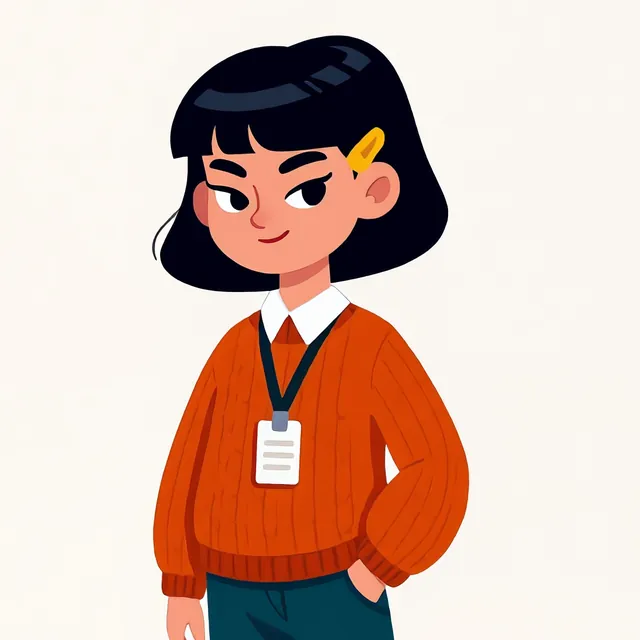
#> input picture web/img/call/mia.webp, 640 x 640 px
$ python -i measure.py   (imports and definitions only)
#> lines starting #> are read from the running program, lines starting #| are printed output that depends on the picture; after the words box and inside, x2 and y2 are one past the last pixel; in counts of white or black regions, pixels touching at a corner belong together
### scripts/video/asset_anatomy.py
"""Kiểm "anatomy & style" cho ảnh/khung nhân vật (dùng bởi asset_check.py).

MediaPipe Tasks (Pose + Hands + FaceMesh/FaceLandmarker, CPU) chạy được trên tranh 2D ở mức khá: KHÔNG phát hiện được → WARN
(không FAIL). Đo phong cách (nét viền, màu da/tóc/áo theo DNA, kết cấu ảnh thật) chỉ cần numpy.
Mô hình .task: .tools/mediapipe/ (gitignored) hoặc env LEXKITE_MP_MODELS – tải từ storage.googleapis.com/mediapipe-models.
Mỗi nhân vật có "ref" đo từ chars/<who>/dna.png (headRatio, strokeW, palette Lab, eyeEdges) lưu trong content/video/library.json.
"""
import math, os

import numpy as np

A = {
    'head_tol': 0.12,      # tỉ lệ đầu/thân lệch DNA ≤ 12 %
    'elbow_min': 3.0,      # góc khuỷu tối thiểu (độ) – tay chạm mặt/vai cho góc ~5° là bình thường
    'knee_min': 55.0,      # góc gối tối thiểu (đứng)
    'seg_ratio': (0.4, 2.6),  # tỉ lệ cánh tay trên/cẳng tay, đùi/cẳng chân
    'de_warn': 10.0, 'de_fail': 25.0,   # ΔE76 màu vùng so với DNA
    'stroke_tol': 0.45,    # nét viền lệch biên chuẩn dàn ± 45 %
    'noise': 4.0,          # trung vị |Laplace| vùng nhân vật – tranh phẳng ≈ 0–2; ảnh thật/nhiễu σ≥1,5 > 4
    'glasses': 0.55,       # mật độ cạnh vùng mắt / DNA < 0,55 → mất kính
    'vis': 0.35,           # ngưỡng visibility của khớp
}
GLASSES = {'leo', 'diane'}
_M = {}


# [31 lines left out: functions models, angle, not called in this run]


def seg_ratio(a, b, c):
    l1, l2 = np.linalg.norm(np.subtract(a, b)), np.linalg.norm(np.subtract(b, c))
    return float(l1 / l2) if l2 else 99.0


# chỉ số khớp MediaPipe Pose
L = dict(nose=0, leye=2, reye=5, lsh=11, rsh=12, lel=13, rel=14, lwr=15, rwr=16, lhip=23, rhip=24, lkn=25, rkn=26, lank=27, rank=28)


# [24 lines left out: functions limbs_from_pose, limb_checks, not called in this run]


# ---------- màu ----------
def srgb_to_lab(rgb):
    c = np.asarray(rgb, np.float64) / 255.0
    c = np.where(c > 0.04045, ((c + 0.055) / 1.055) ** 2.4, c / 12.92)
    M = np.array([[0.4124, 0.3576, 0.1805], [0.2126, 0.7152, 0.0722], [0.0193, 0.1192, 0.9505]])
    xyz = c @ M.T / np.array([0.95047, 1.0, 1.08883])
    f = np.where(xyz > 0.008856, np.cbrt(xyz), 7.787 * xyz + 16 / 116)
    return np.stack([116 * f[..., 1] - 16, 500 * (f[..., 0] - f[..., 1]), 200 * (f[..., 1] - f[..., 2])], axis=-1)


def delta_e(a, b):
    return float(np.linalg.norm(np.subtract(a, b)))


# [29 lines left out: functions dominant, regions, not called in this run]


def palette_sig(rgb, mask, k=8):
    """Bảng màu chính của nhân vật (không phụ thuộc tư thế): gom bin 16 mức → tối đa k màu Lab kèm tỉ lệ diện tích."""
    px = rgb[mask].reshape(-1, 3)
    if len(px) < 200:
        return []
    if len(px) > 300000:
        px = px[:: len(px) // 300000 + 1]
    q = (px.astype(np.int32) // 16); idx = q[:, 0] * 256 + q[:, 1] * 16 + q[:, 2]
    cnt = np.bincount(idx); order = np.argsort(cnt)[::-1]
    out = []
    for b in order[: 40]:
        if cnt[b] < 0.005 * len(px):
            break
        lab = srgb_to_lab(px[idx == b].mean(axis=0))
        for o in out:  # gộp màu gần nhau (ΔE < 12)
            if delta_e(o[0], lab) < 12:
                o[1] += cnt[b] / len(px); break
        else:
            out.append([lab, cnt[b] / len(px)])
    out.sort(key=lambda o: -o[1])
    return [[[round(float(v), 1) for v in o[0]], round(float(o[1]), 3)] for o in out[:k]]


# [254 lines left out: functions palette_distance, stroke_width, photo_noise, eye_edges, analyze, checks and 7 more, not called in this run]


# [11 lines that do not run on import are left out]

### scripts/video/cine/measure.py
#!/usr/bin/env python3
"""Đo đạc cho cổng QA chế độ "cine" (docs/VIDEO-PIPELINE.md §13) – chỉ ĐO, không phán: ngưỡng nằm ở gates.mjs (JS, có unit test).

  python measure.py ref <ảnh nhân vật nền trơn>            → chiều cao, hộp đầu, số "đầu" (cao/đầu), bảng màu, màu áo/tay áo, hist đầu
  python measure.py frame <ảnh> [--max-side 960]           → người (bộ dò vật thể "person" + Pose trong hộp), mặt/đầu, bảng màu, vạch quầy
  python measure.py video <mp4> --times 0.5,2.5,4.5        → như frame cho từng khung lấy mẫu (ffmpeg trích 1 khung/lần – nhẹ CPU)
  python measure.py facematch <ảnh mặt> --refs a.png,b.png → độ giống hist đầu với từng ref (chọn mặt Lip Sync khi khung có 2 mặt)

In ra 1 dòng JSON. MediaPipe Tasks (CPU). Mô hình tìm trong env LEXKITE_MP_MODELS, .tools/mediapipe, .tools/mp-extra:
pose_landmarker_full.task, face_landmarker.task, efficientdet_lite2.tflite (tải từ storage.googleapis.com/mediapipe-models).
Ghi chú hiệu chỉnh (pilot latte 19/10): face landmarker KHÔNG bắt mặt hoạt hình; Pose chập chờn trên ảnh 2 người; bộ dò "person"
(EfficientDet-Lite2, COCO) bắt ổn cả người đứng sau quầy → dùng nó cho hộp người, Pose chỉ để lấy đầu/tay áo trong hộp.
Thiếu MediaPipe/mô hình → "mp": "unavailable…" (cổng = cần duyệt tay, không bao giờ tự PASS).
"""
import json, os, subprocess, sys, tempfile
# [3 lines not run here, left out]
import numpy as np
from PIL import Image

HERE = os.path.dirname(os.path.abspath(__file__))
sys.path.insert(0, os.path.join(HERE, '..'))
from asset_anatomy import srgb_to_lab, dominant, palette_sig  # noqa: E402  (dùng chung với kho nhân vật)

ROOT = os.path.abspath(os.path.join(HERE, '..', '..', '..'))
VIS = 0.5
_M = {}


def model_path(f):
    for d in [os.environ.get('LEXKITE_MP_MODELS'), os.path.join(ROOT, '.tools', 'mediapipe'), os.path.join(ROOT, '.tools', 'mp-extra')]:
        if d and os.path.exists(os.path.join(d, f)):
            return os.path.join(d, f)
    raise FileNotFoundError('thiếu mô hình ' + f)


def models():
    if 'ok' in _M:
        return _M.get('m')
    _M['ok'] = True
    try:
        from mediapipe.tasks import python as mpt
        from mediapipe.tasks.python import vision as V
        bo = lambda f: mpt.BaseOptions(model_asset_path=model_path(f))
        _M['m'] = {
            'pose': V.PoseLandmarker.create_from_options(V.PoseLandmarkerOptions(base_options=bo('pose_landmarker_full.task'), num_poses=2, min_pose_detection_confidence=0.3, min_pose_presence_confidence=0.3)),
            'face': V.FaceLandmarker.create_from_options(V.FaceLandmarkerOptions(base_options=bo('face_landmarker.task'), num_faces=4, min_face_detection_confidence=0.3, min_face_presence_confidence=0.3)),
            'det': V.ObjectDetector.create_from_options(V.ObjectDetectorOptions(base_options=bo('efficientdet_lite2.tflite'), max_results=10, score_threshold=0.2, category_allowlist=['person'])),
        }
    except Exception as e:  # noqa: BLE001
        _M['err'] = str(e)[:200]
        _M['m'] = None
    return _M['m']


def mp_image(rgb):
    import mediapipe as mp
    return mp.Image(image_format=mp.ImageFormat.SRGB, data=np.ascontiguousarray(rgb))


def load(path, max_side=960):
#> called with path = '../../../web/img/call/mia.webp', max_side = 960
    im = Image.open(path).convert('RGB')
#> im is the input picture: PIL image 640x640 RGB; mean R, G, B 212.5, 184.5, 172.2
    s = max_side / max(im.size)
#> s = 1.5
    if s < 1:
        im = im.resize((round(im.width * s), round(im.height * s)), Image.LANCZOS)
    return np.asarray(im)


# [22 lines left out: functions hist_of, crop, hist_sim, not called in this run]


def sig_px(px, k=4):
    return palette_sig(px.reshape(-1, 1, 3), np.ones((len(px), 1), bool), k=k) if px is not None and len(px) >= 200 else []


# [97 lines left out: functions head_box, sleeve_px, pose_in, iou, persons_of, faces_of, not called in this run]


def counter_line(rgb, lo=0.35, hi=0.8):
    """Vạch ngang dài mạnh nhất (mặt quầy) trong dải chiều cao [lo, hi] → y (px) + độ dài tương đối; None nếu không rõ."""
#> called with lo = 0.35, hi = 0.8
    g = rgb.mean(axis=2)
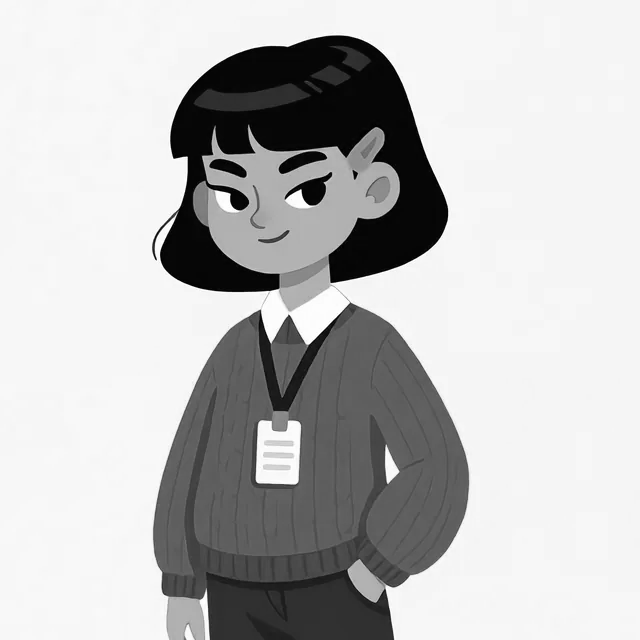
#> g: shape (640, 640) float64; min 0, max 255, mean 189.8
    h = g.shape[0]
#> h = 640
    row = (np.abs(np.diff(g, axis=0)) > 18).mean(axis=1)
#> row = 639 values, max 0.102 at index 150, min 0 at index 0, mean 0.0177
    a, b = int(h * lo), int(h * hi)
#> a = 224; b = 512
    seg = row[a:b]
#> seg = 288 values, max 0.0938 at index 66, min 0 at index 270, mean 0.0167
    if not len(seg):
        return None
    i = int(np.argmax(seg))
#> i = 66
    return {'y': a + i, 'strength': round(float(seg[i]), 3)} if seg[i] >= 0.45 else None


def text_like(rgb):
    """Mật độ nét chữ thô (cạnh mảnh, tương phản cao) theo 3 dải ngang – chỉ để báo, quyết định gibberish thuộc AI thị giác/duyệt tay."""
    g = rgb.mean(axis=2)
    e = (np.abs(np.diff(g, axis=1))[:-1, :] > 60) & (np.abs(np.diff(g, axis=0))[:, :-1] > 30)
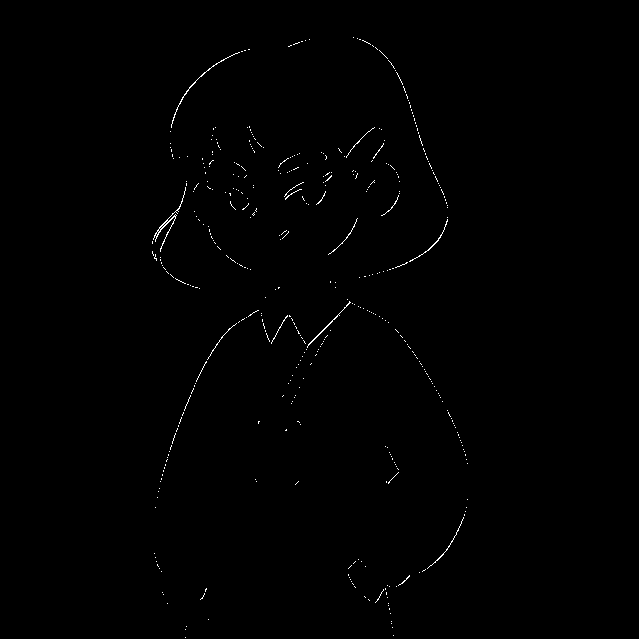
#> e: shape (639, 639) bool; 0.43% white in thin lines or dots, all inside (x1, y1, x2, y2) = (152, 37, 468, 638)
    h = e.shape[0]
#> h = 639
    return [round(float(e[int(h * a):int(h * b)].mean()), 4) for a, b in ((0, 0.33), (0.33, 0.66), (0.66, 1))]


# [29 lines left out: functions fg_mask, cmd_ref, not called in this run]


def analyze(rgb):
    small = rgb[::4, ::4].reshape(-1, 3)
    out = {'w': rgb.shape[1], 'h': rgb.shape[0], 'counter': counter_line(rgb), 'textLike': text_like(rgb), 'sig': sig_px(small, k=14)}
#> in palette_sig, `cnt = np.bincount(idx)`: cnt = 4096 values, max 15892 at index 4095, min 0 at index 3, mean 6.25
#> in palette_sig, `order = np.argsort(cnt)[::-1]`: order = 4096 values, max 4095 at index 0, min 0 at index 7, mean 2047.5
#> the loop in palette_sig, `for b in order[: 40]:` made 14 passes
#> (b, c in srgb_to_lab, xyz in srgb_to_lab, f in srgb_to_lab, lab) on passes 1 to 6: (4095, [0.967, 0.935, 0.887], [0.94, 0.938, 0.894], [0.979, 0.979, 0.963], [97.56, 0.262, 3.16]), (3392, [0.68, 0.0561, 0.00144], [0.317, 0.185, 0.0195], [0.682, 0.57, 0.269], [50.08, 55.94, 60.14]), (1, [0.00038, 0.000187, 0.00622], [0.00142, 0.000663, 0.00546], [0.149, 0.143, 0.18], [0.599, 2.93, -7.47]), (4094, [0.957, 0.929, 0.859], [0.928, 0.93, 0.869], [0.975, 0.976, 0.954], [97.24, -0.374, 4.39]), (3992, [0.938, 0.338, 0.22], [0.576, 0.457, 0.245], [0.832, 0.77, 0.626], [73.34, 30.86, 28.81]), (3991, [0.928, 0.328, 0.205], [0.565, 0.447, 0.231], [0.827, 0.764, 0.614], [72.68, 31.14, 30.13])
#> b on pass 14: 35
#> after the loop in palette_sig, `for b in order[: 40]:`: o = [[23.5, -10.79, -14.62], 0.0189]; out = [[[97.56, 0.262, 3.16], 0.661], [[50.08, 55.94, 60.14], 0.119], [[0.599, 2.93, -7.47], 0.0824], [[73.34, 30.86, 28.81], 0.0346], [[23.5, -10.79, -14.62], 0.0189], [[37.64, 51.58, 48.54], 0.0185]]
    m = models()
    if m is None:
        out['mp'] = 'unavailable: ' + _M.get('err', '')
        return out
    out['persons'] = persons_of(rgb, m)
    faces = faces_of(rgb, m)
    if not faces:  # mặt hoạt hình: face landmarker không bắt → phần trên hộp người (22 % nếu toàn thân, 35 % nếu nửa người); hộp đầu Pose quá chập chờn (pilot)
        for p in out['persons']:
            b = p['box']; fr = 0.22 if p['h'] > 1.9 * (b[2] - b[0]) else 0.35
            faces.append({'box': [b[0], b[1], b[2], round(b[1] + fr * p['h'], 1)], 'h': round(fr * p['h'], 1), 'cx': p['cx'], 'src': 'person-top'})
    out['faces'] = faces
    return out


def cmd_frame(path, max_side=960):
    o = analyze(load(path, max_side)); o['file'] = path
#> after `o = analyze(load(path, max_side))`: o = 6 items
    return o


# [9 lines left out: function cmd_video, not called in this run]


def cmd_facematch(path, refs):
    h = hist_of(load(path, 512))  # ảnh mặt Kling (face_image) = khung cắt sẵn quanh mặt
    return {'kind': 'facematch', 'file': path, 'sim': {r: hist_sim(h, cmd_ref(r).get('headHist')) for r in refs if r}}


# [17 lines left out: function main, not called in this run]


# [2 lines not run here, left out]

>>> result = cmd_frame('../../../web/img/call/mia.webp')
#> result = 7 items
